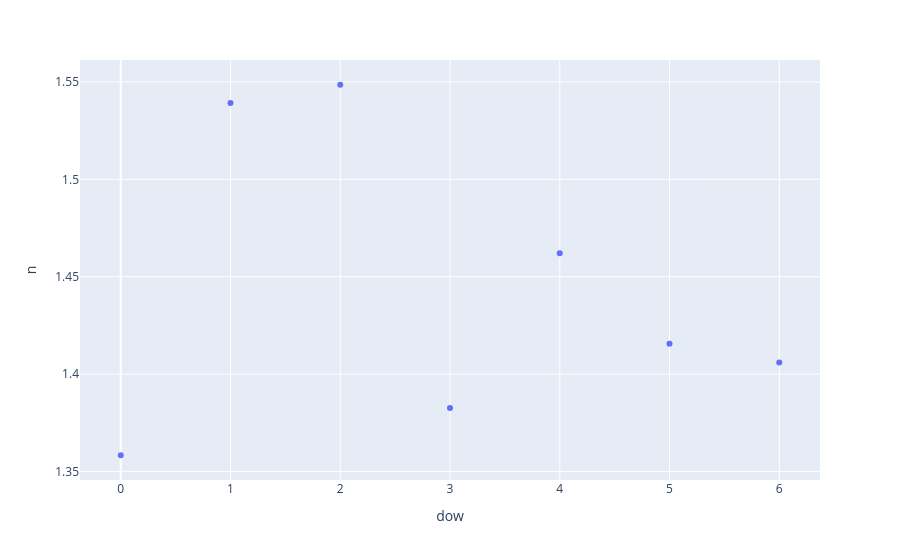

The code cell stored with this chart in its notebook:
### Code cell
px.scatter(avg1.reset_index(), x='dow', y='n')

### Figure 1 — Plotly figure (JSON) as saved in the notebook; plotly's stock layout.template omitted (floating-point values rounded to 4 significant figures)
{"data": [{"hovertemplate": "dow=%{x}<br>n=%{y}<extra></extra>", "legendgroup": "", "marker": {"color": "#636efa", "symbol": "circle"}, "mode": "markers", "name": "", "orientation": "v", "showlegend": false, "type": "scatter", "x": [0, 1, 2, 3, 4, 5, 6], "xaxis": "x", "y": [1.358, 1.539, 1.549, 1.383, 1.462, 1.416, 1.406], "yaxis": "y"}], "layout": {"legend": {"tracegroupgap": 0}, "margin": {"t": 60}, "xaxis": {"anchor": "y", "domain": [0, 1], "title": {"text": "dow"}}, "yaxis": {"anchor": "x", "domain": [0, 1], "title": {"text": "n"}}}}
